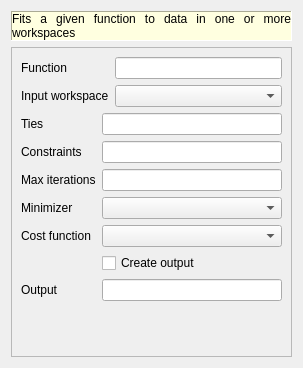
<?xml version="1.0" encoding="UTF-8"?>
<ui version="4.0">
 <class>FitDialog</class>
 <widget class="QWidget" name="FitDialog">
  <property name="geometry">
   <rect>
    <x>0</x>
    <y>0</y>
    <width>303</width>
    <height>368</height>
   </rect>
  </property>
  <property name="windowTitle">
   <string>Fit Dialog</string>
  </property>
  <layout class="QVBoxLayout" name="dialogLayout">
   <item>
    <widget class="QLabel" name="label_2">
     <property name="palette">
      <palette>
       <active>
        <colorrole role="Button">
         <brush brushstyle="SolidPattern">
          <color alpha="255">
           <red>255</red>
           <green>255</green>
           <blue>224</blue>
          </color>
         </brush>
        </colorrole>
        <colorrole role="Base">
         <brush brushstyle="SolidPattern">
          <color alpha="255">
           <red>255</red>
           <green>255</green>
           <blue>224</blue>
          </color>
         </brush>
        </colorrole>
        <colorrole role="Window">
         <brush brushstyle="SolidPattern">
          <color alpha="255">
           <red>255</red>
           <green>255</green>
           <blue>224</blue>
          </color>
         </brush>
        </colorrole>
       </active>
       <inactive>
        <colorrole role="Button">
         <brush brushstyle="SolidPattern">
          <color alpha="255">
           <red>255</red>
           <green>255</green>
           <blue>224</blue>
          </color>
         </brush>
        </colorrole>
        <colorrole role="Base">
         <brush brushstyle="SolidPattern">
          <color alpha="255">
           <red>255</red>
           <green>255</green>
           <blue>224</blue>
          </color>
         </brush>
        </colorrole>
        <colorrole role="Window">
         <brush brushstyle="SolidPattern">
          <color alpha="255">
           <red>255</red>
           <green>255</green>
           <blue>224</blue>
          </color>
         </brush>
        </colorrole>
       </inactive>
       <disabled>
        <colorrole role="Button">
         <brush brushstyle="SolidPattern">
          <color alpha="255">
           <red>255</red>
           <green>255</green>
           <blue>224</blue>
          </color>
         </brush>
        </colorrole>
        <colorrole role="Base">
         <brush brushstyle="SolidPattern">
          <color alpha="255">
           <red>255</red>
           <green>255</green>
           <blue>224</blue>
          </color>
         </brush>
        </colorrole>
        <colorrole role="Window">
         <brush brushstyle="SolidPattern">
          <color alpha="255">
           <red>255</red>
           <green>255</green>
           <blue>224</blue>
          </color>
         </brush>
        </colorrole>
       </disabled>
      </palette>
     </property>
     <property name="autoFillBackground">
      <bool>false</bool>
     </property>
     <property name="styleSheet">
      <string notr="true">background-color: rgb(255, 255, 224);</string>
     </property>
     <property name="frameShape">
      <enum>QFrame::Panel</enum>
     </property>
     <property name="frameShadow">
      <enum>QFrame::Sunken</enum>
     </property>
     <property name="text">
      <string>Fits a given function to data in one or more workspaces</string>
     </property>
     <property name="alignment">
      <set>Qt::AlignJustify|Qt::AlignVCenter</set>
     </property>
     <property name="wordWrap">
      <bool>true</bool>
     </property>
     <property name="margin">
      <number>2</number>
     </property>
    </widget>
   </item>
   <item>
    <widget class="QScrollArea" name="scrollArea">
     <property name="widgetResizable">
      <bool>true</bool>
     </property>
     <widget class="QWidget" name="scrollAreaWidgetContents">
      <property name="geometry">
       <rect>
        <x>0</x>
        <y>0</y>
        <width>283</width>
        <height>323</height>
       </rect>
      </property>
      <layout class="QVBoxLayout" name="mainLayout">
       <item>
        <layout class="QGridLayout" name="topLayout">
         <item row="0" column="0">
          <widget class="QLabel" name="label">
           <property name="text">
            <string>Function</string>
           </property>
          </widget>
         </item>
         <item row="0" column="1">
          <widget class="QLineEdit" name="leFunction"/>
         </item>
         <item row="1" column="0">
          <widget class="QLabel" name="label_8">
           <property name="text">
            <string>Input workspace</string>
           </property>
          </widget>
         </item>
         <item row="1" column="1">
          <widget class="QComboBox" name="cbInputWorkspace"/>
         </item>
        </layout>
       </item>
       <item>
        <layout class="QGridLayout" name="bottomLayout">
         <item row="2" column="0">
          <widget class="QLabel" name="label_3">
           <property name="text">
            <string>Max iterations</string>
           </property>
          </widget>
         </item>
         <item row="2" column="1">
          <widget class="QLineEdit" name="leMaxIterations"/>
         </item>
         <item row="3" column="0">
          <widget class="QLabel" name="label_4">
           <property name="text">
            <string>Minimizer</string>
           </property>
          </widget>
         </item>
         <item row="3" column="1">
          <widget class="QComboBox" name="cbMinimizer"/>
         </item>
         <item row="4" column="0">
          <widget class="QLabel" name="label_5">
           <property name="text">
            <string>Cost function</string>
           </property>
          </widget>
         </item>
         <item row="4" column="1">
          <widget class="QComboBox" name="cbCostFunction"/>
         </item>
         <item row="5" column="1">
          <widget class="QCheckBox" name="chbCreateOutput">
           <property name="text">
            <string>Create output</string>
           </property>
          </widget>
         </item>
         <item row="6" column="0">
          <widget class="QLabel" name="label_6">
           <property name="text">
            <string>Output</string>
           </property>
          </widget>
         </item>
         <item row="6" column="1">
          <widget class="QLineEdit" name="leOutput"/>
         </item>
         <item row="0" column="0">
          <widget class="QLabel" name="label_7">
           <property name="text">
            <string>Ties</string>
           </property>
          </widget>
         </item>
         <item row="0" column="1">
          <widget class="QLineEdit" name="leTies"/>
         </item>
         <item row="1" column="0">
          <widget class="QLabel" name="label_9">
           <property name="text">
            <string>Constraints</string>
           </property>
          </widget>
         </item>
         <item row="1" column="1">
          <widget class="QLineEdit" name="leConstraints"/>
         </item>
        </layout>
       </item>
       <item>
        <spacer name="verticalSpacer">
         <property name="orientation">
          <enum>Qt::Vertical</enum>
         </property>
         <property name="sizeHint" stdset="0">
          <size>
           <width>20</width>
           <height>40</height>
          </size>
         </property>
        </spacer>
       </item>
      </layout>
     </widget>
    </widget>
   </item>
  </layout>
 </widget>
 <resources/>
 <connections/>
</ui>
